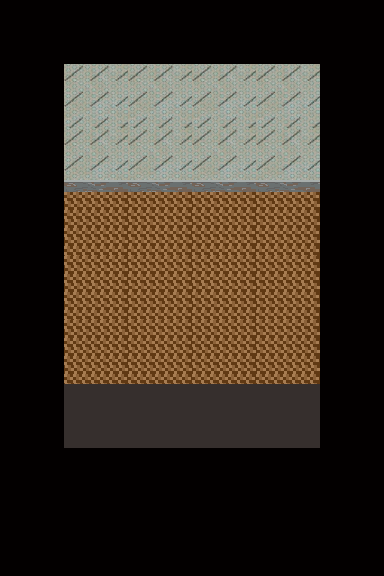

Below is a game level as drawn by its tile map, then a one-line description and the .tmx that defines it (tile-layer data replaced by summaries):
An orthogonal 6x9 tile map with 64x64 px tiles, 1 tile layer (Tile Layer 1), 5 tilesets.

<map version="1.0" orientation="orthogonal" width="6" height="9" tilewidth="64" tileheight="64">
 <tileset firstgid="1" name="wallpaper" tilewidth="64" tileheight="64">
  <image source="../tiles/wallpaper.png" trans="fffdf6" width="64" height="64" />
  <tile id="0">
   <properties>
    <property name="blocked" value="true" />
   </properties>
  </tile>
 </tileset>
 <tileset firstgid="2" name="grey2" tilewidth="64" tileheight="64">
  <image source="../colors/grey2.png" trans="fffdf6" width="64" height="64" />
  <tile id="0">
   <properties>
    <property name="blocked" value="true" />
   </properties>
  </tile>
 </tileset>
 <tileset firstgid="3" name="wallpaper bottom" tilewidth="64" tileheight="64">
  <image source="../tiles/wallpaper_bottom.png" trans="fffdf6" width="64" height="64" />
  <tile id="0">
   <properties>
    <property name="blocked" value="true" />
   </properties>
  </tile>
 </tileset>
 <tileset firstgid="4" name="black" tilewidth="64" tileheight="64">
  <image source="../colors/black.png" trans="fffdf6" width="64" height="64" />
  <tile id="0">
   <properties>
    <property name="blocked" value="true" />
   </properties>
  </tile>
 </tileset>
 <tileset firstgid="5" name="floor" tilewidth="64" tileheight="64">
  <image source="../tiles/floor.png" trans="fffdf6" width="64" height="64" />
 </tileset>
 <layer name="Tile Layer 1" width="6" height="9">
  <data>[54 cells, 54 non-empty, 5 distinct tile ids]</data>
 </layer>
</map>
